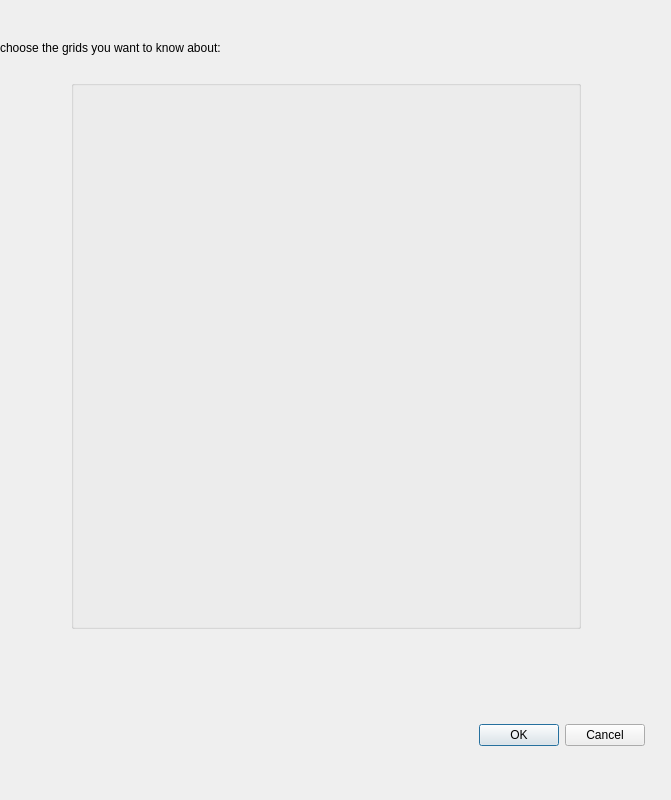
<?xml version="1.0" encoding="UTF-8"?>
<ui version="4.0">
 <class>gridsChangeDialog</class>
 <widget class="QDialog" name="gridsChangeDialog">
  <property name="geometry">
   <rect>
    <x>0</x>
    <y>0</y>
    <width>671</width>
    <height>800</height>
   </rect>
  </property>
  <property name="windowTitle">
   <string>Dialog</string>
  </property>
  <widget class="QLabel" name="label">
   <property name="geometry">
    <rect>
     <x>0</x>
     <y>70</y>
     <width>681</width>
     <height>621</height>
    </rect>
   </property>
   <property name="styleSheet">
    <string notr="true">image: url(:/new/prefix1/map_grids);</string>
   </property>
   <property name="text">
    <string/>
   </property>
  </widget>
  <widget class="QGroupBox" name="groupBox">
   <property name="geometry">
    <rect>
     <x>71</x>
     <y>80</y>
     <width>510</width>
     <height>549</height>
    </rect>
   </property>
   <property name="title">
    <string/>
   </property>
  </widget>
  <widget class="QLabel" name="label_2">
   <property name="geometry">
    <rect>
     <x>0</x>
     <y>40</y>
     <width>521</width>
     <height>16</height>
    </rect>
   </property>
   <property name="text">
    <string>choose the grids you want to know about:</string>
   </property>
  </widget>
  <widget class="QWidget" name="layoutWidget">
   <property name="geometry">
    <rect>
     <x>350</x>
     <y>720</y>
     <width>295</width>
     <height>30</height>
    </rect>
   </property>
   <layout class="QHBoxLayout" name="horizontalLayout">
    <item>
     <widget class="QDialogButtonBox" name="buttonBox">
      <property name="orientation">
       <enum>Qt::Horizontal</enum>
      </property>
      <property name="standardButtons">
       <set>QDialogButtonBox::Cancel|QDialogButtonBox::Ok</set>
      </property>
     </widget>
    </item>
   </layout>
  </widget>
 </widget>
 <resources/>
 <connections>
  <connection>
   <sender>buttonBox</sender>
   <signal>accepted()</signal>
   <receiver>gridsChangeDialog</receiver>
   <slot>accept()</slot>
   <hints>
    <hint type="sourcelabel">
     <x>248</x>
     <y>254</y>
    </hint>
    <hint type="destinationlabel">
     <x>157</x>
     <y>274</y>
    </hint>
   </hints>
  </connection>
  <connection>
   <sender>buttonBox</sender>
   <signal>rejected()</signal>
   <receiver>gridsChangeDialog</receiver>
   <slot>reject()</slot>
   <hints>
    <hint type="sourcelabel">
     <x>316</x>
     <y>260</y>
    </hint>
    <hint type="destinationlabel">
     <x>286</x>
     <y>274</y>
    </hint>
   </hints>
  </connection>
 </connections>
</ui>
